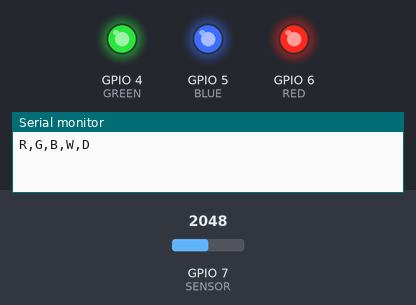
A sketch run on a simulated ESP32. Shown: output pins drawn as LEDs (lit = HIGH), the last lines printed to the serial monitor. Inputs (shaded band) come from the test bench; at power-on: GPIO 7 (SENSOR) = 2048 (analog values on the 0–4095 scale).

Above: at 2.12 s.
At 2.6 s:
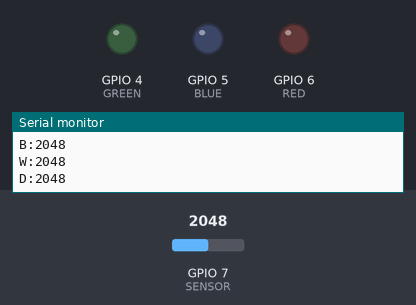
At 3.27 s:
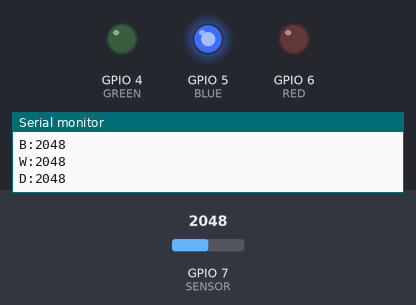
At 4.09 s:
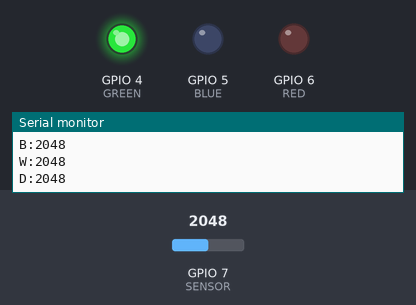
At 4.92 s:
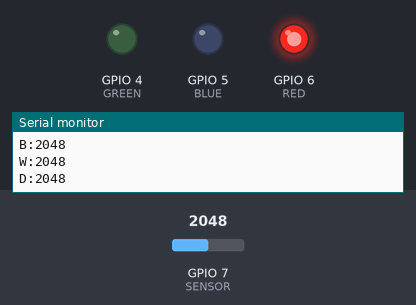
Timing chart, 0 to 5.2 s (numbered marks = the images above):
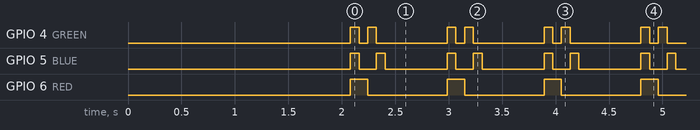

Measured:
- by itself, GPIO 4 (GREEN): repeats every 0.91 s: LOW 0.08 s, HIGH 0.08 s, LOW 0.66 s, HIGH 0.08 s
- by itself, GPIO 5 (BLUE): repeats every 0.91 s: LOW 0.16 s, HIGH 0.08 s, LOW 0.58 s, HIGH 0.08 s
- by itself, GPIO 6 (RED): alternates HIGH for 0.16 s and LOW for 0.74 s

The sketch:

color_predic.ino
```cpp
// (licence header left out)
#define RED 6
#define GREEN 4
#define BLUE 5
#define SENSOR 7

void allLedsOff() {
  digitalWrite(RED, LOW);
  digitalWrite(GREEN, LOW);
  digitalWrite(BLUE, LOW);
}
void allLedsOn() {
  digitalWrite(RED, HIGH);
  digitalWrite(GREEN, HIGH);
  digitalWrite(BLUE, HIGH);
}
void ledOn(int p) {
  allLedsOff();
  digitalWrite(p, HIGH);
}

int readAvg() {
  long sum = 0;
  for (int i = 0; i < 10; i++) {
    sum += analogRead(SENSOR);
    delay(2);
  }
  return sum / 10;
}

void setup() {
  Serial.begin(115200);
  pinMode(RED, OUTPUT);
  pinMode(GREEN, OUTPUT);
  pinMode(BLUE, OUTPUT);
  analogReadResolution(12);
  analogSetAttenuation(ADC_11db);
  allLedsOff();
  delay(2000);
  Serial.println("R,G,B,W,D");  // header
}

void loop() {
  allLedsOff();
  delay(60);
  int d = readAvg();
  allLedsOn();
  delay(60);
  int w = readAvg();
  ledOn(RED);
  delay(60);
  int r = readAvg();
  ledOn(GREEN);
  delay(60);
  int g = readAvg();
  ledOn(BLUE);
  delay(60);
  int b = readAvg();
  allLedsOff();

  Serial.printf("R:%d\nG:%d\nB:%d\nW:%d\nD:%d\n", r, g, b, w, d);
  delay(500);  // cəmi ~1 saniyədə 1 ölçmə → modellə eyni!
}
```
